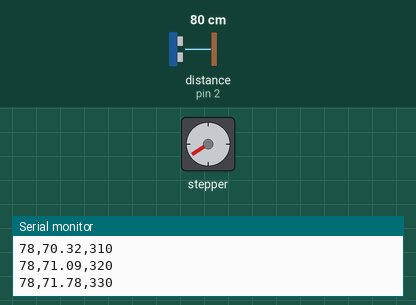
Bench run of a program on a simulated Arduino Nano, built with avr-gcc and run on an emulated ATmega328P. Parts: stepper motor, the last lines printed to the serial monitor. Wiring (inferred from the names in the program): ultrasonic range finder: trigger pin 3; echo pin 2. Inputs (shaded band) come from the test bench; at power-on: distance to the obstacle (sensor on pin 2) 80 cm. The echo pulse lasts 58.3 µs per cm; stepper angles assume 500 steps per turn.

Above: at 1.2 s.
1.3 s: distance to the obstacle (sensor on pin 2) set to 18 cm
At 2.4 s:
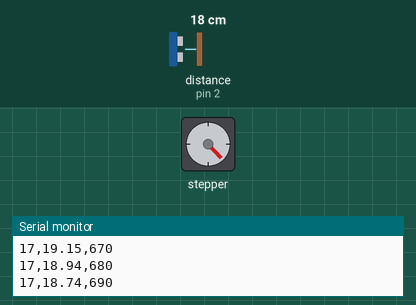
4.3 s: distance to the obstacle (sensor on pin 2) set to 35 cm
At 4.9 s:
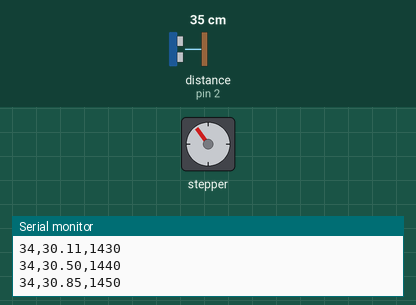
7.3 s: distance to the obstacle (sensor on pin 2) set to 60 cm
At 8.4 s:
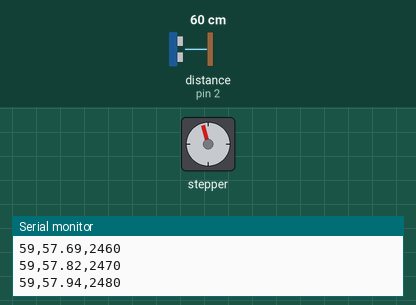
Timing chart, 0 to 16.3 s (numbered marks = the images above; inputs shaded):
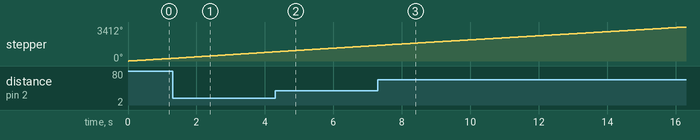

The program:

main.cpp
```cpp
#include <Arduino.h>
#include "radar.h"

class MovingAverage
{
private:
  int size;
  float value;
  int inserted;
  bool hasFilled;

public:
  MovingAverage(int size);
  void insert(float value);
  float get();
};

Radar radar;

void setup()
{
  radar.setup();
}

void loop()
{
  radar.loop();
  radar.print();
}
```

moving_average.h
```cpp
class MovingAverage
{
private:
  int size;
  float value;
  int inserted;
  bool hasFilled;

public:
  MovingAverage(int size);
  void insert(float value);
  float get();
};
```

radar.h
```cpp
class Radar
{
public:
  Radar();
  void setup();
  void loop();
  void print();
};
```

moving_avarage.cpp
```cpp
#include "moving_average.h"

MovingAverage::MovingAverage(int size)
{
  this->size = size;
  this->value = 0;
  this->inserted = 0;
  this->hasFilled = false;
}

void MovingAverage::insert(float value)
{
  if (this->inserted < this->size)
  {
    this->value += value / this->size;
    this->inserted++;
  }
  else
  {
    this->value = this->value - (this->value / this->size) + value;
    this->hasFilled = true;
  }
}

float MovingAverage::get()
{
  if (this->hasFilled)
  {
    return this->value / this->size;
  }
  else
  {
    return this->value / this->inserted;
  }
}
```

radar.cpp
```cpp
#include "Arduino.h"
#include "radar.h"
#include "Wire.h"
#include "moving_average.h"
#include "Servo.h"
#include "Stepper.h"

#ifndef GIRA_E_ENROLA

#define trigPin 3
#define echoPin 2
#define servoPin 9

int lastDistance;
int servoAngle = 0;
bool servoAngleDirection = true;

Servo servo;
MovingAverage movingAverage(10);

Radar::Radar()
{
  lastDistance = 0;
}

void Radar::setup()
{
  Serial.begin(9600);
  pinMode(trigPin, OUTPUT);
  pinMode(echoPin, INPUT);
  Wire.begin();
  servo.attach(servoPin);
}

void Radar::loop()
{
  long duration;
  int distance;
  digitalWrite(trigPin, LOW);
  delayMicroseconds(2);
  digitalWrite(trigPin, HIGH);
  delayMicroseconds(10);
  digitalWrite(trigPin, LOW);
  duration = pulseIn(echoPin, HIGH);
  distance = (duration * 0.034 / 2);
  if (!(distance >= 200 || distance <= 0))
  {
    lastDistance = distance;
    movingAverage.insert(distance);
  }
  delay(10);

  // move servo in 0-180-0 degrees in 1 degree increments
  if (servoAngleDirection)
  {
    servoAngle++;
    if (servoAngle >= 180)
    {
      servoAngleDirection = false;
    }
  }
  else
  {
    servoAngle--;
    if (servoAngle <= 0)
    {
      servoAngleDirection = true;
    }
  }

  servo.writeMicroseconds(map(servoAngle, 0, 180, 700, 2400));
}

void Radar::print()
{
  Serial.print(lastDistance);
  Serial.print(",");
  Serial.print(movingAverage.get());
  Serial.print(",");
  Serial.println(servoAngle);
}

#endif

#ifdef GIRA_E_ENROLA

#define trigPin 3
#define echoPin 2

const int walkAmount = 10;
int totalWalk = 0;
const int stepsPerRevolution = 500;

Stepper myStepper(stepsPerRevolution, 6, 7, 8, 9);

int lastDistance;

MovingAverage movingAverage(10);

Radar::Radar()
{
  lastDistance = 0;
}

void Radar::setup()
{
  Serial.begin(9600);
  pinMode(trigPin, OUTPUT);
  pinMode(echoPin, INPUT);
  Wire.begin();
  myStepper.setSpeed(60);
}

void Radar::loop()
{
  long duration;
  int distance;
  digitalWrite(trigPin, LOW);
  delayMicroseconds(2);
  digitalWrite(trigPin, HIGH);
  delayMicroseconds(10);
  digitalWrite(trigPin, LOW);
  duration = pulseIn(echoPin, HIGH);
  distance = (duration * 0.034 / 2);
  if (!(distance >= 200 || distance <= 0))
  {
    lastDistance = distance;
    movingAverage.insert(distance);
  }
  delay(10);

  // move servo in 0-180-0 degrees in 1 degree increments
  myStepper.step(walkAmount);
  totalWalk += walkAmount;
}

void Radar::print()
{
  Serial.print(lastDistance);
  Serial.print(",");
  Serial.print(movingAverage.get());
  Serial.print(",");
  Serial.println(totalWalk);
}

#endif
```
